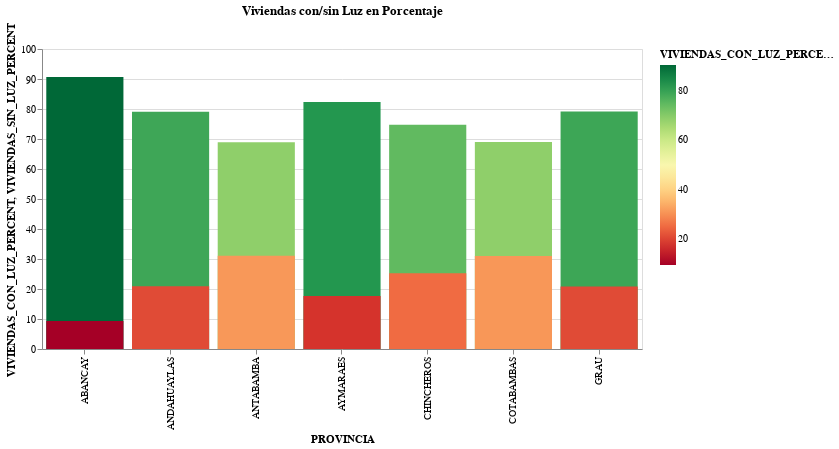

Notebook cell for this chart:
### Code cell
chart

### Figure 1 — Vega-Lite specification as saved in the notebook (floating-point values rounded to 4 significant figures)
{"layer": [{"mark": "bar", "encoding": {"color": {"field": "VIVIENDAS_CON_LUZ_PERCENT", "scale": {"scheme": "redyellowgreen"}, "type": "quantitative"}, "tooltip": [{"field": "VIVIENDAS_CON_LUZ_PERCENT", "type": "quantitative"}], "x": {"field": "PROVINCIA", "type": "ordinal"}, "y": {"field": "VIVIENDAS_CON_LUZ_PERCENT", "type": "quantitative"}}, "title": "Viviendas con/sin Luz en Porcentaje", "width": 600}, {"mark": "bar", "encoding": {"color": {"field": "VIVIENDAS_SIN_LUZ_PERCENT", "scale": {"scheme": "redyellowgreen"}, "type": "quantitative"}, "tooltip": [{"field": "VIVIENDAS_SIN_LUZ_PERCENT", "type": "quantitative"}], "x": {"field": "PROVINCIA", "type": "ordinal"}, "y": {"field": "VIVIENDAS_SIN_LUZ_PERCENT", "type": "quantitative"}}}], "data": {"name": "data-38bf6fc41e252e669bb547a118355b10"}, "$schema": "https://vega.github.io/schema/vega-lite/v4.17.0.json", "datasets": {"data-38bf6fc41e252e669bb547a118355b10": [{"PROVINCIA": "ABANCAY", "UBIGEO": 186651142658, "POBLACION": 110520, "VIVIENDA": 42347, "VIVIENDAS CON LUZ": 29588, "VIVIENDAS SIN LUZ": 3050, "VIVIENDAS_CON_LUZ_PERCENT": 90.66, "VIVIENDAS_SIN_LUZ_PERCENT": 9.34}, {"PROVINCIA": "ANDAHUAYLAS", "UBIGEO": 250440925477, "POBLACION": 142477, "VIVIENDA": 59521, "VIVIENDAS CON LUZ": 31916, "VIVIENDAS SIN LUZ": 8438, "VIVIENDAS_CON_LUZ_PERCENT": 79.09, "VIVIENDAS_SIN_LUZ_PERCENT": 20.91}, {"PROVINCIA": "ANTABAMBA", "UBIGEO": 170913600168, "POBLACION": 11310, "VIVIENDA": 8336, "VIVIENDAS CON LUZ": 2736, "VIVIENDAS SIN LUZ": 1235, "VIVIENDAS_CON_LUZ_PERCENT": 68.9, "VIVIENDAS_SIN_LUZ_PERCENT": 31.1}, {"PROVINCIA": "AYMARAES", "UBIGEO": 236884790769, "POBLACION": 24307, "VIVIENDA": 17829, "VIVIENDAS CON LUZ": 7077, "VIVIENDAS SIN LUZ": 1516, "VIVIENDAS_CON_LUZ_PERCENT": 82.36, "VIVIENDAS_SIN_LUZ_PERCENT": 17.64}, {"PROVINCIA": "CHINCHEROS", "UBIGEO": 117830232441, "POBLACION": 45247, "VIVIENDA": 21659, "VIVIENDAS CON LUZ": 10075, "VIVIENDAS SIN LUZ": 3397, "VIVIENDAS_CON_LUZ_PERCENT": 74.78, "VIVIENDAS_SIN_LUZ_PERCENT": 25.22}, {"PROVINCIA": "COTABAMBAS", "UBIGEO": 169599133572, "POBLACION": 50656, "VIVIENDA": 20283, "VIVIENDAS CON LUZ": 10011, "VIVIENDAS SIN LUZ": 4500, "VIVIENDAS_CON_LUZ_PERCENT": 68.99, "VIVIENDAS_SIN_LUZ_PERCENT": 31.01}, {"PROVINCIA": "GRAU", "UBIGEO": 124357662606, "POBLACION": 21242, "VIVIENDA": 11399, "VIVIENDAS CON LUZ": 5548, "VIVIENDAS SIN LUZ": 1461, "VIVIENDAS_CON_LUZ_PERCENT": 79.16, "VIVIENDAS_SIN_LUZ_PERCENT": 20.84}]}}
